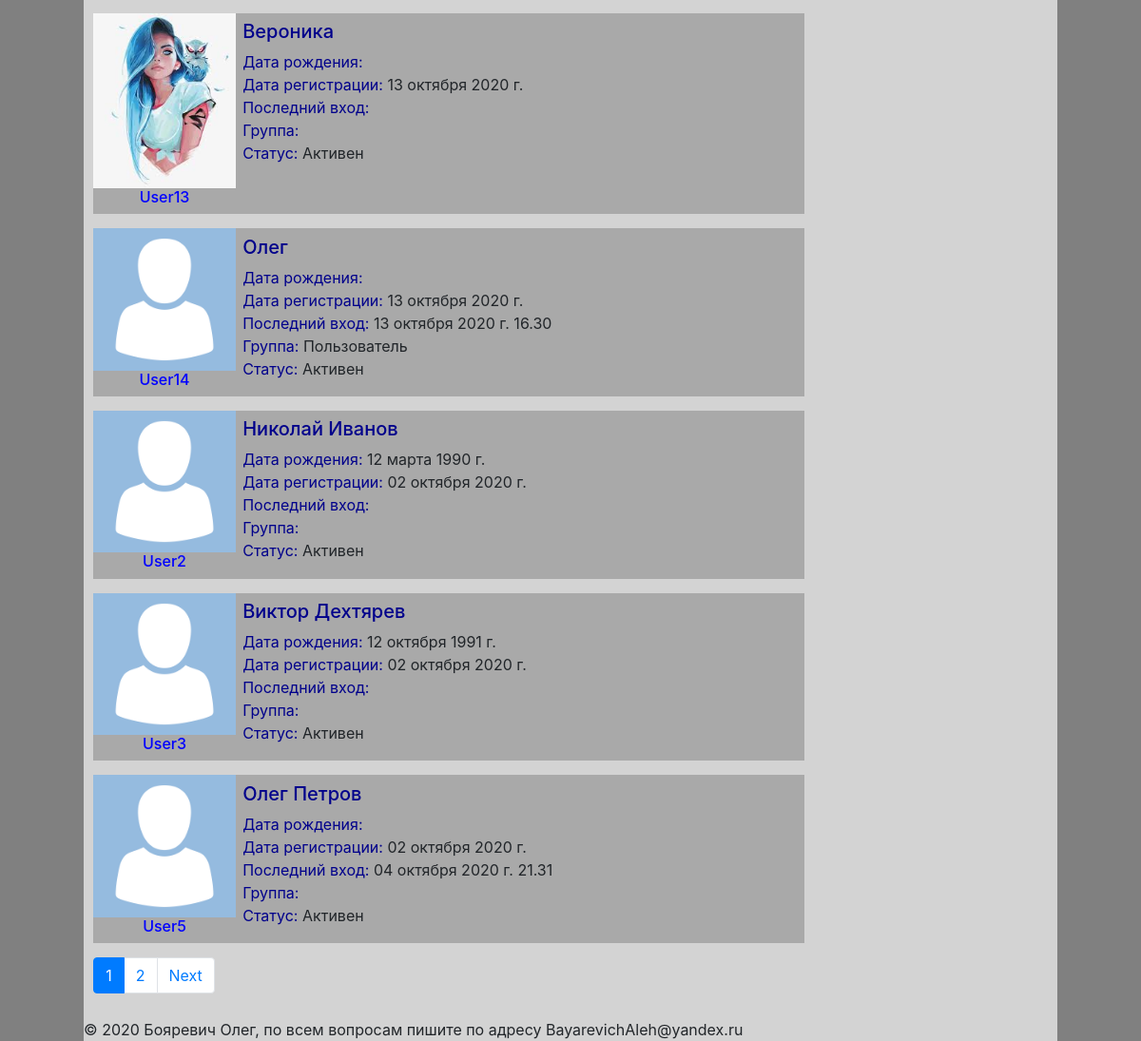
/users/ (lower part), run on an earlier commit of the app's database.
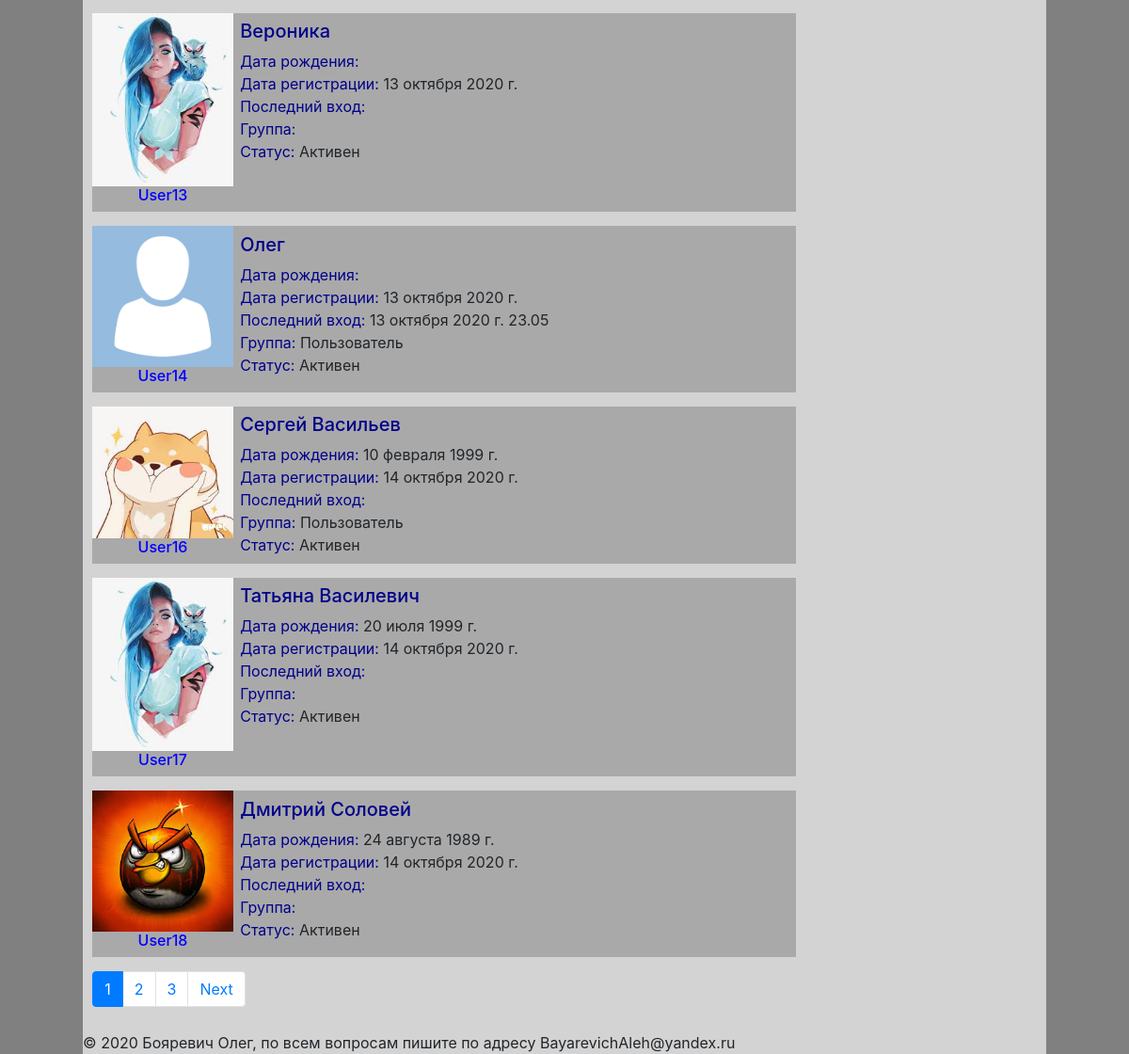
And on a later commit of the database.
### Forum/models.py (models this page shows, shortened)
class Users(AbstractUser):
    status_choices = (
        ('active', 'Активен'),
        ('warn', 'Вынесено предупреждение'),
        ('block', 'Заблокирован'),
        ('delate', 'Удален'),
    )
    age = models.DateField(blank=True, null=True, verbose_name='Дата Рождения', )
    photo = models.ImageField(blank=True, upload_to='userphotos/', verbose_name='Фото')
    status = models.CharField(max_length=150, choices=status_choices, default='active', verbose_name='Статус')
    def get_absolute_url(self):
        return reverse('user', kwargs={"username": self.username})
    class Meta:
        verbose_name = 'Пользователь'
        verbose_name_plural = 'Пользователи'
        ordering = ['username']

### Forum/views.py (the view)
# urls.py: path('users/', UsersView.as_view(), name='users'),
class UsersView(MyListView):
    model = Users
    title = 'Пользователи'
    context_object_name = 'users'
    template_name = 'Forum/users.html'
    allow_empty = False
    paginate_by = 10

### Forum/utils.py (called while the page is built)
    def get_pages(self,):
        num_pages = self.pages.paginator.num_pages
        number = self.pages.number
        if num_pages < 10:
            return (range(1, num_pages + 1))
        elif number > num_pages - 5:
            return (range(num_pages - 8, num_pages + 1))
        else:
            return (range(number - 4, number + 4))

### Forum/views.py (called while the page is built)
    def get_context_data(self, *, object_list=None, **kwargs):
        context = super(__class__, self).get_context_data(**kwargs)
        context['userform'] = UserLoginForm
        context['title'] = self.title
        self.pages = context['page_obj']
        context['pages'] = self.get_pages()
        return context

### Forum/templates/Forum/users.html (shortened to what this page needs)
{% extends 'base.html' %}
{% block content %}
    {% for item in users %}
        {% if item != request.user %}
            <div class="row" style="margin: 15px auto; background-color: darkgrey">
                <div class="col-1-4" align="center" style="width: 20%">
                    {% if item.photo %}
                        <img src="../static{{ item.photo.url }}" alt="Photo" width="100%">
                    {% else %}
                        <img src="../static/media/userphotos/nophoto.png" alt="Photo" width="100%">
                    {% endif %}
                    <h6><a href="{{ item.get_absolute_url }}" style="color: blue">{{ item.username }}</a></h6>
                </div>
                <div class="col-3-4">
                    <h5><a href="{{ item.get_absolute_url }}"
                           style="color: darkblue">{{ item.first_name }} {{ item.last_name }}</a></h5>
                    <font color="#00008b">Дата рождения: </font>{{ item.age|date:"d E Y г." }}<br>
                    <font color="#00008b">Дата регистрации: </font>{{ item.date_joined|date:"d E Y г." }}<br>
                    <font color="#00008b">Последний вход: </font>{{ item.last_login|date:"d E Y г. H.i" }}<br>
                    <font color="#00008b">Группа: </font>{{ item.groups.get }}<br>
                    <font color="#00008b">Статус: </font>
                    {% if item.status == "active" %}
                        Активен
                    {% elif item.status == "warn" %}
                        Вынесено предупреждени
                    {% elif item.status == "block" %}
                        Заблокирован
                    {% elif item.status == "delate" %}
                        Удален
                    {% endif %}
                </div>
            </div>
        {% endif %}
    {% endfor %}
{% endblock %}

What changed in the data, as far as the page shows it:
no longer on this page (row unchanged): Users: username "User2", first_name "Николай", last_name "Иванов", age "12 марта 1990 г.", date_joined "02 октября 2020 г.", status "Активен"
no longer on this page (row unchanged): Users: username "User3", first_name "Виктор", last_name "Дехтярев", age "12 октября 1991 г.", date_joined "02 октября 2020 г.", status "Активен"
no longer on this page (row unchanged): Users: username "User5", first_name "Олег", last_name "Петров", date_joined "02 октября 2020 г.", last_login "04 октября 2020 г. 21.31", status "Активен"
changed Users "Олег": last_login "13 октября 2020 г. 16.30" → "13 октября 2020 г. 23.05"
added Users: photo (picture), username "User16", first_name "Сергей", last_name "Васильев", age "10 февраля 1999 г.", date_joined "14 октября 2020 г.", groups.get "Пользователь", status "Активен"
added Users: photo (picture), username "User17", first_name "Татьяна", last_name "Василевич", age "20 июля 1999 г.", date_joined "14 октября 2020 г.", status "Активен"
added Users: photo (picture), username "User18", first_name "Дмитрий", last_name "Соловей", age "24 августа 1989 г.", date_joined "14 октября 2020 г.", status "Активен"
Also different on the page:
new list line: "3"
